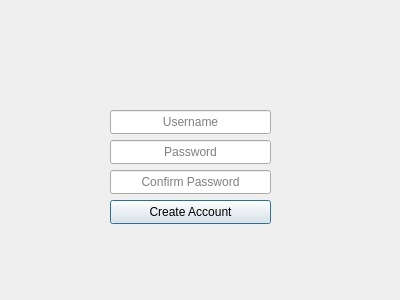
<?xml version="1.0" encoding="UTF-8"?>
<ui version="4.0">
 <class>SignupWindow</class>
 <widget class="QDialog" name="SignupWindow">
  <property name="geometry">
   <rect>
    <x>0</x>
    <y>0</y>
    <width>400</width>
    <height>300</height>
   </rect>
  </property>
  <property name="windowTitle">
   <string>Dialog</string>
  </property>
  <widget class="QLineEdit" name="signupUsername">
   <property name="geometry">
    <rect>
     <x>110</x>
     <y>110</y>
     <width>161</width>
     <height>24</height>
    </rect>
   </property>
   <property name="alignment">
    <set>Qt::AlignmentFlag::AlignCenter</set>
   </property>
   <property name="placeholderText">
    <string>Username</string>
   </property>
  </widget>
  <widget class="QLineEdit" name="signupPassword">
   <property name="geometry">
    <rect>
     <x>110</x>
     <y>140</y>
     <width>161</width>
     <height>24</height>
    </rect>
   </property>
   <property name="echoMode">
    <enum>QLineEdit::EchoMode::Password</enum>
   </property>
   <property name="alignment">
    <set>Qt::AlignmentFlag::AlignCenter</set>
   </property>
   <property name="placeholderText">
    <string>Password</string>
   </property>
  </widget>
  <widget class="QLineEdit" name="confirmPassword">
   <property name="geometry">
    <rect>
     <x>110</x>
     <y>170</y>
     <width>161</width>
     <height>24</height>
    </rect>
   </property>
   <property name="echoMode">
    <enum>QLineEdit::EchoMode::Password</enum>
   </property>
   <property name="alignment">
    <set>Qt::AlignmentFlag::AlignCenter</set>
   </property>
   <property name="placeholderText">
    <string>Confirm Password</string>
   </property>
  </widget>
  <widget class="QPushButton" name="createAccountButton">
   <property name="geometry">
    <rect>
     <x>110</x>
     <y>200</y>
     <width>161</width>
     <height>24</height>
    </rect>
   </property>
   <property name="cursor">
    <cursorShape>PointingHandCursor</cursorShape>
   </property>
   <property name="text">
    <string>Create Account</string>
   </property>
  </widget>
 </widget>
 <resources/>
 <connections/>
</ui>
